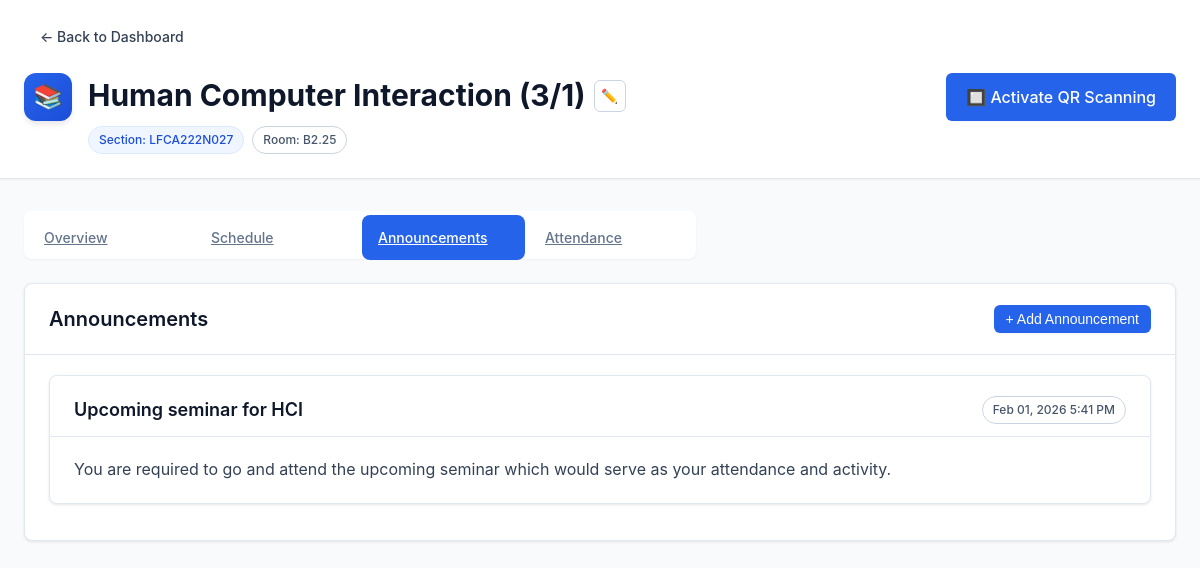
Page /professor/class/5/?tab=announcements (signed in) on the committed database.
### professor/models.py (models this page shows, shortened)
class Class(models.Model):
    professor = models.ForeignKey(User, on_delete=models.CASCADE, related_name='classes')
    subject = models.CharField(max_length=200)
    section = models.CharField(max_length=50, blank=True, null=True)
    room = models.CharField(max_length=100, blank=True, null=True)
    description = models.TextField(blank=True, null=True, max_length=500)
    class_code = models.CharField(max_length=6, unique=True, blank=True, null=True, editable=False)
    created_at = models.DateTimeField(auto_now_add=True)
    updated_at = models.DateTimeField(auto_now=True)
    class Meta:
        verbose_name_plural = "Classes"
        ordering = ['-created_at']
    def get_total_students(self):
        return self.enrolled_students.count()
    def get_total_sessions(self):
        return AttendanceRecord.objects.filter(class_obj=self).count()

class Announcement(models.Model):
    class_obj = models.ForeignKey(Class, on_delete=models.CASCADE, related_name='announcements')
    title = models.CharField(max_length=200)
    content = models.TextField(max_length=2000)
    created_at = models.DateTimeField(auto_now_add=True)
    class Meta:
        ordering = ['-created_at']

### professor/views.py (the view)
# urls.py: path('class/<int:class_id>/', views.class_detail, name='class_detail'),
@login_required
def class_detail(request, class_id):
    class_obj = get_object_or_404(Class, id=class_id, professor=request.user)
    active_tab = request.GET.get('tab', 'overview')
    schedules = class_obj.schedules.all()
    announcements = class_obj.announcements.all()
    attendance_records = class_obj.attendance_records.all()
    total_students = class_obj.get_total_students()
    total_sessions = class_obj.get_total_sessions()
    attendance_rate = 0
    if total_students > 0 and total_sessions > 0:
        total_possible = total_students * total_sessions
        total_present = AttendanceEntry.objects.filter(
            attendance_record__class_obj=class_obj
        ).count()
        attendance_rate = round((total_present / total_possible) * 100) if total_possible > 0 else 0
    context = {
        'class_obj': class_obj,
        'schedules': schedules,
        'announcements': announcements,
        'attendance_records': attendance_records,
        'active_tab': active_tab,
        'total_students': total_students,
        'total_sessions': total_sessions,
        'attendance_rate': attendance_rate,
    }
    return render(request, 'professor/class_detail.html', context)

### professor/templates/professor/class_detail.html (shortened to what this page needs)
{% extends "professor/base.html" %}
{% load static %}
{% block content %}
<div class="min-h-screen bg-slate-50">
    <div class="nav-bar">
        <div class="container" style="padding-top: 16px; padding-bottom: 16px;">
            <a href="{% url 'professor:dashboard' %}" class="btn btn-ghost" style="margin-bottom: 16px;">
                ← Back to Dashboard
            </a>
            <div style="display: flex; align-items: flex-start; justify-content: space-between; flex-wrap: wrap; gap: 16px;">
                <div style="display: flex; align-items: flex-start; gap: 16px;">
                    <div class="nav-icon">📚</div>
                    <div>
                        <div style="display: flex; align-items: center; gap: 8px; margin-bottom: 8px;">
                            <h1 style="font-size: 30px; margin: 0;">{{ class_obj.subject }}</h1>
                                     <a href="{% url 'professor:edit_class' class_obj.id %}"
                                         class="btn btn-sm btn-icon-square"
                                         style="display: inline-flex; align-items: center; justify-content: center;">
                                ✏️
                            </a>
                        </div>
                        <div style="display: flex; gap: 8px; flex-wrap: wrap; margin-bottom: 8px;">
                            {% if class_obj.section %}
                            <span class="badge badge-secondary">Section: {{ class_obj.section }}</span>
                            {% endif %}
                            {% if class_obj.room %}
                            <span class="badge badge-outline">Room: {{ class_obj.room }}</span>
                            {% endif %}
                        </div>
                    </div>
                </div>
                <div style="display: flex; flex-direction: column; align-items: flex-end; gap: 8px;">
                    <a href="{% url 'professor:activate_qr' class_obj.id %}" class="btn btn-primary btn-lg">
                        🔲 Activate QR Scanning
                    </a>
                </div>
            </div>
        </div>
    </div>
    <div class="container" style="padding-top: 32px; padding-bottom: 32px;">
        <div style="width: 100%;">
            <div class="tabs-list">
                <a href="{% url 'professor:class_detail' class_obj.id %}?tab=overview"
                   class="tab-trigger {% if active_tab == 'overview' %}active{% endif %}">
                    Overview
                </a>
                <a href="{% url 'professor:class_detail' class_obj.id %}?tab=schedule"
                   class="tab-trigger {% if active_tab == 'schedule' %}active{% endif %}">
                    Schedule
                </a>
                <a href="{% url 'professor:class_detail' class_obj.id %}?tab=announcements"
                   class="tab-trigger {% if active_tab == 'announcements' %}active{% endif %}">
                    Announcements
                </a>
                <a href="{% url 'professor:class_detail' class_obj.id %}?tab=attendance"
                   class="tab-trigger {% if active_tab == 'attendance' %}active{% endif %}">
                    Attendance
                </a>
            </div>
            <div class="tab-content">
                {% if active_tab == 'overview' %}
                    {% include 'professor/tabs/overview.html' %}
                {% elif active_tab == 'schedule' %}
                    {% include 'professor/tabs/schedule.html' %}
                {% elif active_tab == 'announcements' %}
                    {% include 'professor/tabs/announcements.html' %}
                {% elif active_tab == 'attendance' %}
                    {% include 'professor/tabs/attendance.html' %}
                {% else %}
                    {% include 'professor/tabs/overview.html' %}
                {% endif %}
            </div>
        </div>
    </div>
</div>
{% endblock %}

### professor/templates/professor/tabs/announcements.html (shortened to what this page needs)
<div style="display: flex; flex-direction: column; gap: 24px;">
    <div class="card">
        <div class="card-header">
            <div style="display: flex; align-items: center; justify-content: space-between;">
                <h3>Announcements</h3>
                <button type="button" class="btn btn-primary btn-sm" onclick="openAnnouncementModal()">
                    + Add Announcement
                </button>
            </div>
        </div>
        <div class="card-content">
            {% if announcements %}
                {% for announcement in announcements %}
                <div class="card" style="margin-bottom: 16px;">
                    <div class="card-header" style="padding-bottom: 12px;">
                        <div style="display: flex; align-items: flex-start; justify-content: space-between;">
                            <h4 style="font-size: 18px; margin: 0;">{{ announcement.title }}</h4>
                            <span class="badge badge-outline">{{ announcement.created_at|date:"M d, Y g:i A" }}</span>
                        </div>
                    </div>
                    <div class="card-content">
                        <p style="color: #334155; line-height: 1.6; white-space: pre-wrap;">{{ announcement.content }}</p>
                    </div>
                </div>
                {% endfor %}
            {% endif %}
        </div>
    </div>
</div>

### professor/static/professor/css/dashboard.css (style rules this page uses)
* { margin: 0; padding: 0; box-sizing: border-box; }
body { font-family: -apple-system, BlinkMacSystemFont, "Segoe UI", Roboto, "Helvetica Neue", Arial, sans-serif; font-size: 16px; line-height: 1.5; color: #0f172a; background-color: #f8fafc; }
.container { max-width: 1280px; margin: 0 auto; padding: 0 24px; }
h1 { font-size: 30px; font-weight: 700; color: #0f172a; }
h3 { font-size: 20px; font-weight: 600; color: #0f172a; }
h4 { font-size: 18px; font-weight: 600; color: #0f172a; }
.btn { display: inline-flex; align-items: center; justify-content: center; padding: 10px 16px; font-size: 14px; font-weight: 500; border-radius: 6px; border: none; cursor: pointer; transition: all 0.2s; text-decoration: none; }
.btn-primary { background-color: #2563eb; color: white; box-shadow: 0 1px 2px 0 rgb(0 0 0 / 0.05); }
.btn-lg { padding: 12px 20px; font-size: 16px; }
.btn-sm { padding: 6px 12px; font-size: 14px; }
.btn-ghost { background-color: transparent; color: #334155; }
.btn-icon-square { width: 32px; height: 32px; padding: 0; border-radius: 6px; border: 1px solid #cbd5e1; background-color: transparent; color: #16a34a; }
.card { background-color: white; border: 1px solid #e2e8f0; border-radius: 8px; box-shadow: 0 1px 3px 0 rgb(0 0 0 / 0.1); overflow: hidden; }
.card-header { padding: 20px 24px; border-bottom: 1px solid #e2e8f0; }
.card-content { padding: 20px 24px; }
.badge { display: inline-flex; align-items: center; padding: 4px 10px; font-size: 12px; font-weight: 500; border-radius: 9999px; white-space: nowrap; }
.badge-secondary { background-color: #eff6ff; color: #1d4ed8; border: 1px solid #dbeafe; }
.badge-outline { background-color: transparent; border: 1px solid #cbd5e1; color: #475569; }
.nav-bar { background-color: white; border-bottom: 1px solid #e2e8f0; box-shadow: 0 1px 2px 0 rgb(0 0 0 / 0.05); position: sticky; top: 0; z-index: 10; }
.nav-icon { background: linear-gradient(135deg, #2563eb 0%, #1d4ed8 100%); color: white; padding: 10px; border-radius: 12px; box-shadow: 0 4px 6px -1px rgb(0 0 0 / 0.1); width: 48px; height: 48px; display: flex; align-items: center; justify-content: center; font-size: 24px; }
.tabs-list { display: grid; grid-template-columns: repeat(4, 1fr); background-color: white; box-shadow: 0 1px 2px 0 rgb(0 0 0 / 0.05); border-radius: 8px; max-width: 672px; height: 48px; gap: 4px; padding: 4px; }
.tab-trigger { padding: 12px 16px; font-size: 14px; font-weight: 500; color: #64748b; background-color: transparent; border: none; cursor: pointer; transition: all 0.2s; border-radius: 8px; }
.tab-trigger.active { background-color: #2563eb; color: white; }
.tab-content { margin-top: 24px; }

### rows in the picture
Class: subject "Human Computer Interaction (3/1)", section "LFCA222N027", room "B2.25"
Announcement: title "Upcoming seminar for HCI", created_at "Feb 01, 2026 5:41 PM", content "You are required to go and attend the upcoming seminar which would serve as your attendance and activity."
